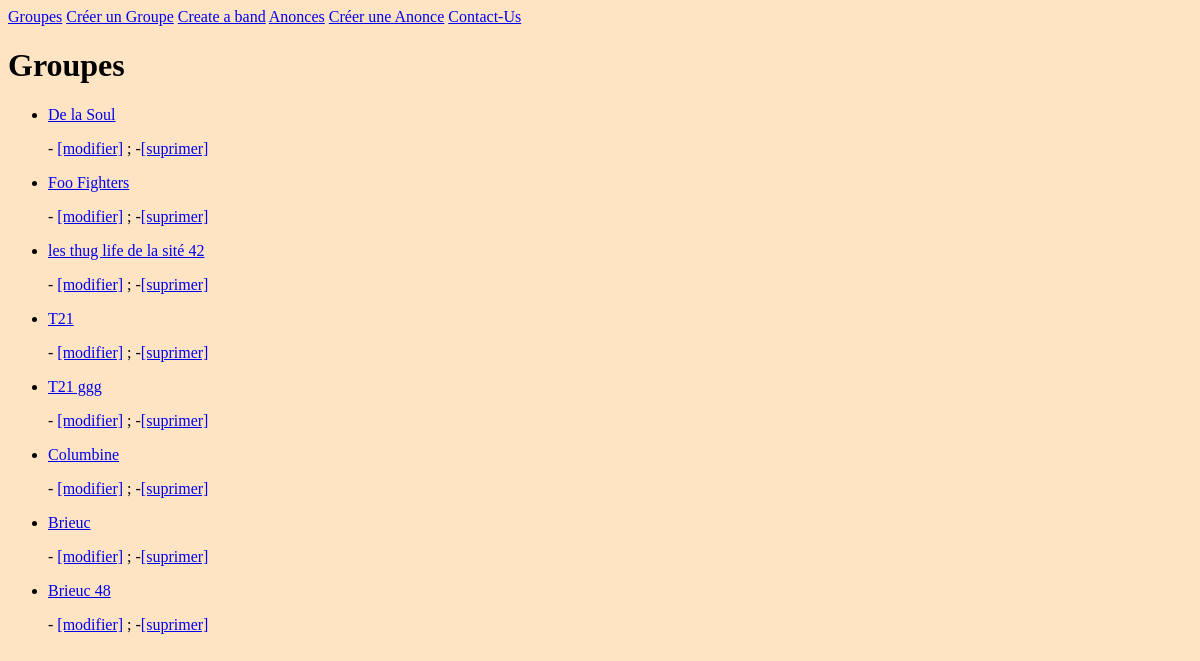
/bands/, run on an earlier commit of the app's database.
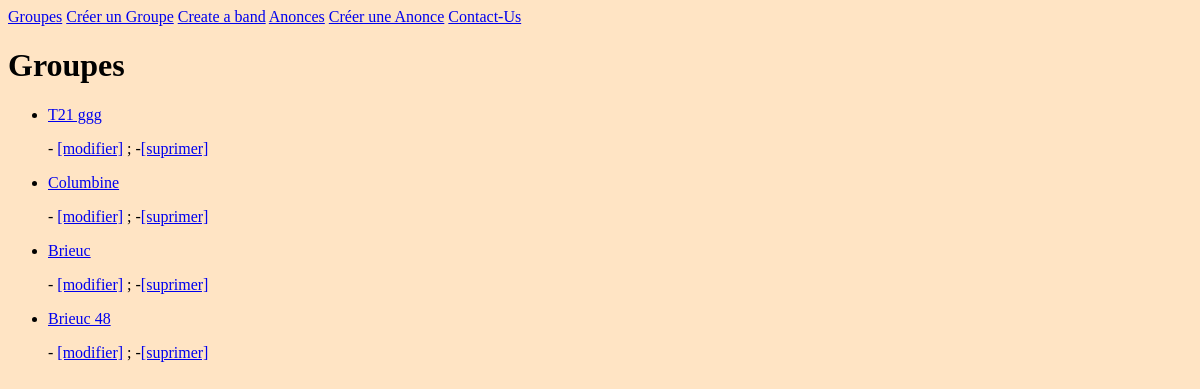
And on a later commit of the database.
### listing/models.py (models this page shows, shortened)
class Band(models.Model):
    name = models.fields.CharField(max_length=100)
    genre = models.fields.CharField(max_length=50)
    biography = models.fields.CharField(max_length=1000)
    year_formed = models.fields.IntegerField(
    validators=[MinValueValidator(1900), MaxValueValidator(2025)]
    )
    active = models.fields.BooleanField(default=True)
    official_homepage = models.fields.URLField(null=True, blank=True)
    class Genre(models.TextChoices):
        HIP_HOP = 'HH'
        SYNTH_POP = 'SP'
        ALTERNATIVE_ROCK = 'AR'
    genre = models.fields.CharField(choices=Genre.choices, max_length=5)

### listing/views.py (the view)
# urls.py: path('bands/', views.band_list, name='band-list'),  # mise à jour du chemin et de la vue
def band_list(request):
    bands = Band.objects.all()
    return render(request, 'listing/band_list.html', {'bands': bands})

### listing/templates/listing/band_list.html
{% extends 'listing/base.html' %}
{% block content %}
<h1>Groupes</h1>
<ul>
 {% for band in bands %}
 <li><a href="/bands/{{ band.id }}/">{{ band.name }}</a></li>
 <p>
    - <a href="{% url 'band-change' band.id %}">[modifier]</a>
    ; -<a href="{% url 'band-delete' band.id %}">[suprimer]</a>
 </p>
 {% endfor %}
</ul>
{% endblock %}

What changed in the data, as far as the page shows it:
removed Band: name "De la Soul"
removed Band: name "Foo Fighters"
removed Band: name "les thug life de la sité 42"
removed Band: name "T21"
